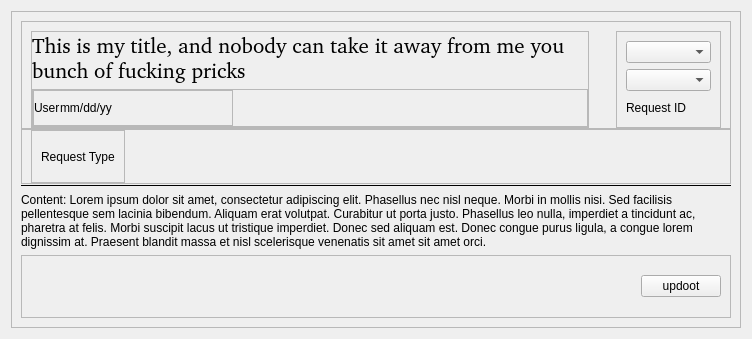
<?xml version="1.0" encoding="UTF-8"?>
<ui version="4.0">
 <class>Form</class>
 <widget class="QWidget" name="Form">
  <property name="geometry">
   <rect>
    <x>0</x>
    <y>0</y>
    <width>748</width>
    <height>339</height>
   </rect>
  </property>
  <property name="windowTitle">
   <string>Form</string>
  </property>
  <layout class="QVBoxLayout" name="verticalLayout">
   <item>
    <widget class="QFrame" name="frame_request">
     <property name="sizePolicy">
      <sizepolicy hsizetype="MinimumExpanding" vsizetype="Preferred">
       <horstretch>0</horstretch>
       <verstretch>0</verstretch>
      </sizepolicy>
     </property>
     <property name="minimumSize">
      <size>
       <width>730</width>
       <height>0</height>
      </size>
     </property>
     <property name="maximumSize">
      <size>
       <width>16777215</width>
       <height>16777215</height>
      </size>
     </property>
     <property name="frameShape">
      <enum>QFrame::Shape::StyledPanel</enum>
     </property>
     <property name="frameShadow">
      <enum>QFrame::Shadow::Raised</enum>
     </property>
     <layout class="QVBoxLayout" name="verticalLayout_28">
      <property name="spacing">
       <number>0</number>
      </property>
      <item>
       <widget class="QFrame" name="frame_27">
        <property name="sizePolicy">
         <sizepolicy hsizetype="Preferred" vsizetype="Minimum">
          <horstretch>0</horstretch>
          <verstretch>0</verstretch>
         </sizepolicy>
        </property>
        <property name="frameShape">
         <enum>QFrame::Shape::StyledPanel</enum>
        </property>
        <property name="frameShadow">
         <enum>QFrame::Shadow::Raised</enum>
        </property>
        <layout class="QHBoxLayout" name="horizontalLayout_14">
         <property name="bottomMargin">
          <number>0</number>
         </property>
         <item>
          <widget class="QFrame" name="frame_28">
           <property name="sizePolicy">
            <sizepolicy hsizetype="Expanding" vsizetype="Preferred">
             <horstretch>0</horstretch>
             <verstretch>0</verstretch>
            </sizepolicy>
           </property>
           <property name="minimumSize">
            <size>
             <width>0</width>
             <height>0</height>
            </size>
           </property>
           <property name="frameShape">
            <enum>QFrame::Shape::StyledPanel</enum>
           </property>
           <property name="frameShadow">
            <enum>QFrame::Shadow::Raised</enum>
           </property>
           <layout class="QVBoxLayout" name="verticalLayout_29">
            <property name="leftMargin">
             <number>0</number>
            </property>
            <property name="topMargin">
             <number>0</number>
            </property>
            <property name="rightMargin">
             <number>0</number>
            </property>
            <property name="bottomMargin">
             <number>0</number>
            </property>
            <item>
             <widget class="QLabel" name="label_request_title">
              <property name="sizePolicy">
               <sizepolicy hsizetype="Expanding" vsizetype="Preferred">
                <horstretch>0</horstretch>
                <verstretch>0</verstretch>
               </sizepolicy>
              </property>
              <property name="font">
               <font>
                <family>:/font/font/Playfair_Display/PlayfairDisplay-VariableFont_wght.ttf</family>
                <pointsize>16</pointsize>
               </font>
              </property>
              <property name="styleSheet">
               <string notr="true">font-family: url(:/font/font/Playfair_Display/PlayfairDisplay-VariableFont_wght.ttf)</string>
              </property>
              <property name="text">
               <string notr="true">This is my title, and nobody can take it away from me you bunch of fucking pricks</string>
              </property>
              <property name="scaledContents">
               <bool>false</bool>
              </property>
              <property name="alignment">
               <set>Qt::AlignmentFlag::AlignBottom|Qt::AlignmentFlag::AlignLeading|Qt::AlignmentFlag::AlignLeft</set>
              </property>
              <property name="wordWrap">
               <bool>true</bool>
              </property>
             </widget>
            </item>
            <item>
             <widget class="QFrame" name="frame_8">
              <property name="frameShape">
               <enum>QFrame::Shape::StyledPanel</enum>
              </property>
              <property name="frameShadow">
               <enum>QFrame::Shadow::Raised</enum>
              </property>
              <layout class="QHBoxLayout" name="horizontalLayout">
               <property name="leftMargin">
                <number>0</number>
               </property>
               <property name="topMargin">
                <number>0</number>
               </property>
               <property name="rightMargin">
                <number>0</number>
               </property>
               <property name="bottomMargin">
                <number>0</number>
               </property>
               <item>
                <widget class="QFrame" name="frame">
                 <property name="minimumSize">
                  <size>
                   <width>200</width>
                   <height>36</height>
                  </size>
                 </property>
                 <property name="maximumSize">
                  <size>
                   <width>16777215</width>
                   <height>16777215</height>
                  </size>
                 </property>
                 <property name="frameShape">
                  <enum>QFrame::Shape::StyledPanel</enum>
                 </property>
                 <property name="frameShadow">
                  <enum>QFrame::Shadow::Raised</enum>
                 </property>
                 <layout class="QHBoxLayout" name="horizontalLayout_2">
                  <property name="spacing">
                   <number>0</number>
                  </property>
                  <property name="leftMargin">
                   <number>0</number>
                  </property>
                  <property name="topMargin">
                   <number>0</number>
                  </property>
                  <property name="rightMargin">
                   <number>0</number>
                  </property>
                  <property name="bottomMargin">
                   <number>0</number>
                  </property>
                  <item>
                   <widget class="QLabel" name="label_request_user">
                    <property name="sizePolicy">
                     <sizepolicy hsizetype="Preferred" vsizetype="Preferred">
                      <horstretch>0</horstretch>
                      <verstretch>0</verstretch>
                     </sizepolicy>
                    </property>
                    <property name="text">
                     <string>User</string>
                    </property>
                    <property name="scaledContents">
                     <bool>false</bool>
                    </property>
                    <property name="alignment">
                     <set>Qt::AlignmentFlag::AlignLeading|Qt::AlignmentFlag::AlignLeft|Qt::AlignmentFlag::AlignVCenter</set>
                    </property>
                    <property name="margin">
                     <number>6</number>
                    </property>
                   </widget>
                  </item>
                  <item>
                   <widget class="QLabel" name="label_date">
                    <property name="text">
                     <string>mm/dd/yy</string>
                    </property>
                    <property name="alignment">
                     <set>Qt::AlignmentFlag::AlignLeading|Qt::AlignmentFlag::AlignLeft|Qt::AlignmentFlag::AlignVCenter</set>
                    </property>
                   </widget>
                  </item>
                  <item>
                   <spacer name="horizontalSpacer_3">
                    <property name="orientation">
                     <enum>Qt::Orientation::Horizontal</enum>
                    </property>
                    <property name="sizeHint" stdset="0">
                     <size>
                      <width>40</width>
                      <height>20</height>
                     </size>
                    </property>
                   </spacer>
                  </item>
                 </layout>
                </widget>
               </item>
               <item>
                <spacer name="horizontalSpacer">
                 <property name="orientation">
                  <enum>Qt::Orientation::Horizontal</enum>
                 </property>
                 <property name="sizeHint" stdset="0">
                  <size>
                   <width>370</width>
                   <height>20</height>
                  </size>
                 </property>
                </spacer>
               </item>
              </layout>
             </widget>
            </item>
           </layout>
          </widget>
         </item>
         <item>
          <spacer name="horizontalSpacer_4">
           <property name="orientation">
            <enum>Qt::Orientation::Horizontal</enum>
           </property>
           <property name="sizeType">
            <enum>QSizePolicy::Policy::Ignored</enum>
           </property>
           <property name="sizeHint" stdset="0">
            <size>
             <width>36</width>
             <height>20</height>
            </size>
           </property>
          </spacer>
         </item>
         <item>
          <widget class="QFrame" name="frame_13">
           <property name="minimumSize">
            <size>
             <width>90</width>
             <height>0</height>
            </size>
           </property>
           <property name="baseSize">
            <size>
             <width>60</width>
             <height>0</height>
            </size>
           </property>
           <property name="frameShape">
            <enum>QFrame::Shape::StyledPanel</enum>
           </property>
           <property name="frameShadow">
            <enum>QFrame::Shadow::Raised</enum>
           </property>
           <layout class="QVBoxLayout" name="verticalLayout_7">
            <item>
             <widget class="QComboBox" name="comboBox_AdminPriority">
              <property name="enabled">
               <bool>true</bool>
              </property>
              <property name="sizePolicy">
               <sizepolicy hsizetype="Preferred" vsizetype="Fixed">
                <horstretch>0</horstretch>
                <verstretch>0</verstretch>
               </sizepolicy>
              </property>
              <property name="minimumSize">
               <size>
                <width>75</width>
                <height>0</height>
               </size>
              </property>
              <property name="maximumSize">
               <size>
                <width>16777215</width>
                <height>16777215</height>
               </size>
              </property>
              <property name="baseSize">
               <size>
                <width>48</width>
                <height>20</height>
               </size>
              </property>
              <property name="placeholderText">
               <string>Priority</string>
              </property>
              <item>
               <property name="text">
                <string>UNDEFINED</string>
               </property>
              </item>
              <item>
               <property name="text">
                <string>LOW</string>
               </property>
              </item>
              <item>
               <property name="text">
                <string>MEDIUM</string>
               </property>
              </item>
              <item>
               <property name="text">
                <string>HIGH</string>
               </property>
              </item>
             </widget>
            </item>
            <item>
             <widget class="QComboBox" name="comboBox_AdminStatus">
              <property name="enabled">
               <bool>true</bool>
              </property>
              <property name="minimumSize">
               <size>
                <width>75</width>
                <height>0</height>
               </size>
              </property>
              <property name="placeholderText">
               <string>Status</string>
              </property>
              <property name="frame">
               <bool>true</bool>
              </property>
              <item>
               <property name="text">
                <string>Unread</string>
               </property>
              </item>
              <item>
               <property name="text">
                <string>Working</string>
               </property>
              </item>
              <item>
               <property name="text">
                <string>Finished</string>
               </property>
              </item>
             </widget>
            </item>
            <item>
             <widget class="QLabel" name="label_requestID">
              <property name="text">
               <string>Request ID</string>
              </property>
             </widget>
            </item>
           </layout>
          </widget>
         </item>
        </layout>
       </widget>
      </item>
      <item>
       <widget class="QFrame" name="frame_reqType">
        <property name="minimumSize">
         <size>
          <width>0</width>
          <height>18</height>
         </size>
        </property>
        <property name="maximumSize">
         <size>
          <width>16777215</width>
          <height>55</height>
         </size>
        </property>
        <property name="frameShape">
         <enum>QFrame::Shape::StyledPanel</enum>
        </property>
        <property name="frameShadow">
         <enum>QFrame::Shadow::Raised</enum>
        </property>
        <layout class="QHBoxLayout" name="horizontalLayout_15">
         <property name="topMargin">
          <number>0</number>
         </property>
         <property name="bottomMargin">
          <number>0</number>
         </property>
         <item>
          <widget class="QFrame" name="frame_request_type">
           <property name="sizePolicy">
            <sizepolicy hsizetype="Preferred" vsizetype="Preferred">
             <horstretch>0</horstretch>
             <verstretch>0</verstretch>
            </sizepolicy>
           </property>
           <property name="minimumSize">
            <size>
             <width>67</width>
             <height>18</height>
            </size>
           </property>
           <property name="maximumSize">
            <size>
             <width>16777215</width>
             <height>16777215</height>
            </size>
           </property>
           <property name="frameShape">
            <enum>QFrame::Shape::StyledPanel</enum>
           </property>
           <property name="frameShadow">
            <enum>QFrame::Shadow::Raised</enum>
           </property>
           <layout class="QVBoxLayout" name="verticalLayout_31">
            <item>
             <widget class="QLabel" name="label_request_type">
              <property name="maximumSize">
               <size>
                <width>16777215</width>
                <height>16777215</height>
               </size>
              </property>
              <property name="text">
               <string>Request Type</string>
              </property>
             </widget>
            </item>
           </layout>
          </widget>
         </item>
         <item>
          <spacer name="horizontalSpacer_12">
           <property name="orientation">
            <enum>Qt::Orientation::Horizontal</enum>
           </property>
           <property name="sizeHint" stdset="0">
            <size>
             <width>40</width>
             <height>20</height>
            </size>
           </property>
          </spacer>
         </item>
        </layout>
       </widget>
      </item>
      <item>
       <widget class="Line" name="line">
        <property name="frameShadow">
         <enum>QFrame::Shadow::Plain</enum>
        </property>
        <property name="orientation">
         <enum>Qt::Orientation::Horizontal</enum>
        </property>
       </widget>
      </item>
      <item>
       <widget class="QLabel" name="label_content">
        <property name="minimumSize">
         <size>
          <width>710</width>
          <height>68</height>
         </size>
        </property>
        <property name="text">
         <string>Content: Lorem ipsum dolor sit amet, consectetur adipiscing elit. Phasellus nec nisl neque. Morbi in mollis nisi. Sed facilisis pellentesque sem lacinia bibendum. Aliquam erat volutpat. Curabitur ut porta justo. Phasellus leo nulla, imperdiet a tincidunt ac, pharetra at felis. Morbi suscipit lacus ut tristique imperdiet. Donec sed aliquam est. Donec congue purus ligula, a congue lorem dignissim at. Praesent blandit massa et nisl scelerisque venenatis sit amet sit amet orci.</string>
        </property>
        <property name="wordWrap">
         <bool>true</bool>
        </property>
       </widget>
      </item>
      <item>
       <widget class="QFrame" name="frame_upvote">
        <property name="minimumSize">
         <size>
          <width>0</width>
          <height>25</height>
         </size>
        </property>
        <property name="frameShape">
         <enum>QFrame::Shape::StyledPanel</enum>
        </property>
        <property name="frameShadow">
         <enum>QFrame::Shadow::Raised</enum>
        </property>
        <layout class="QHBoxLayout" name="horizontalLayout_7">
         <item>
          <spacer name="horizontalSpacer_2">
           <property name="orientation">
            <enum>Qt::Orientation::Horizontal</enum>
           </property>
           <property name="sizeHint" stdset="0">
            <size>
             <width>40</width>
             <height>20</height>
            </size>
           </property>
          </spacer>
         </item>
         <item>
          <widget class="QPushButton" name="pushButton_upvote">
           <property name="sizePolicy">
            <sizepolicy hsizetype="Fixed" vsizetype="Fixed">
             <horstretch>0</horstretch>
             <verstretch>0</verstretch>
            </sizepolicy>
           </property>
           <property name="minimumSize">
            <size>
             <width>20</width>
             <height>0</height>
            </size>
           </property>
           <property name="text">
            <string>updoot</string>
           </property>
          </widget>
         </item>
        </layout>
       </widget>
      </item>
     </layout>
    </widget>
   </item>
  </layout>
 </widget>
 <resources/>
 <connections/>
</ui>
